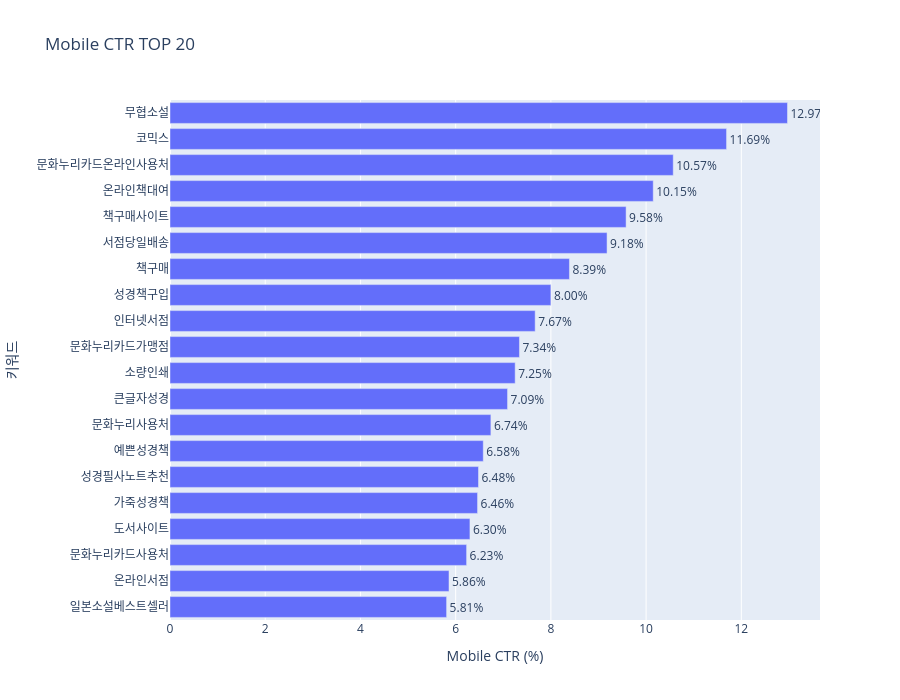

Notebook cell for this chart:
### Code cell
import plotly.express as px

fig = px.bar(
    top_ctr_mobile,
    x="ctr_mobile",
    y="keyword",
    title="Mobile CTR TOP 20",
    labels={
        "ctr_mobile": "Mobile CTR (%)",
        "keyword": "키워드"
    },
    hover_data=[
        "click_mobile",
        "search_mobile",
        "competition"
    ],
    # text_auto=True
    text="ctr_mobile"
)

fig.update_layout(
    yaxis={
        "categoryorder": "total ascending"
    },
    height=700
)

fig.update_traces(
    texttemplate="%{text:.2f}%",
    textposition="outside"
)

fig.show()

### Figure 1 — Plotly figure (JSON) as saved in the notebook; plotly's stock layout.template omitted (floating-point values rounded to 4 significant figures)
{"data": [{"alignmentgroup": "True", "customdata": [[623.4, 5170, "높음"], [238.4, 2210, "중간"], [244.4, 2420, "높음"], [127.7, 1350, "중간"], [81, 910, "높음"], [58.9, 680, "높음"], [63.4, 800, "높음"], [41.8, 540, "높음"], [218.8, 3040, "높음"], [204, 3000, "높음"], [68.6, 1010, "높음"], [36.2, 530, "높음"], [203.4, 3240, "높음"], [78.4, 1260, "높음"], [63, 1020, "높음"], [44, 710, "높음"], [62.6, 1050, "높음"], [1462.0, 25100, "높음"], [83.4, 1490, "높음"], [70.7, 1300, "중간"]], "hovertemplate": "Mobile CTR (%)=%{text}<br>키워드=%{y}<br>click_mobile=%{customdata[0]}<br>search_mobile=%{customdata[1]}<br>competition=%{customdata[2]}<extra></extra>", "legendgroup": "", "marker": {"color": "#636efa", "pattern": {"shape": ""}}, "name": "", "offsetgroup": "", "orientation": "h", "showlegend": false, "text": [12.97, 11.69, 10.57, 10.15, 9.58, 9.18, 8.39, 8, 7.67, 7.34, 7.25, 7.09, 6.74, 6.58, 6.48, 6.46, 6.3, 6.23, 5.86, 5.81], "textposition": "outside", "texttemplate": "%{text:.2f}%", "type": "bar", "x": [12.97, 11.69, 10.57, 10.15, 9.58, 9.18, 8.39, 8, 7.67, 7.34, 7.25, 7.09, 6.74, 6.58, 6.48, 6.46, 6.3, 6.23, 5.86, 5.81], "xaxis": "x", "y": ["무협소설", "코믹스", "문화누리카드온라인사용처", "온라인책대여", "책구매사이트", "서점당일배송", "책구매", "성경책구입", "인터넷서점", "문화누리카드가맹점", "소량인쇄", "큰글자성경", "문화누리사용처", "예쁜성경책", "성경필사노트추천", "가죽성경책", "도서사이트", "문화누리카드사용처", "온라인서점", "일본소설베스트셀러"], "yaxis": "y"}], "layout": {"barmode": "relative", "height": 700, "legend": {"tracegroupgap": 0}, "title": {"text": "Mobile CTR TOP 20"}, "xaxis": {"anchor": "y", "domain": [0, 1], "title": {"text": "Mobile CTR (%)"}}, "yaxis": {"anchor": "x", "categoryorder": "total ascending", "domain": [0, 1], "title": {"text": "키워드"}}}}
